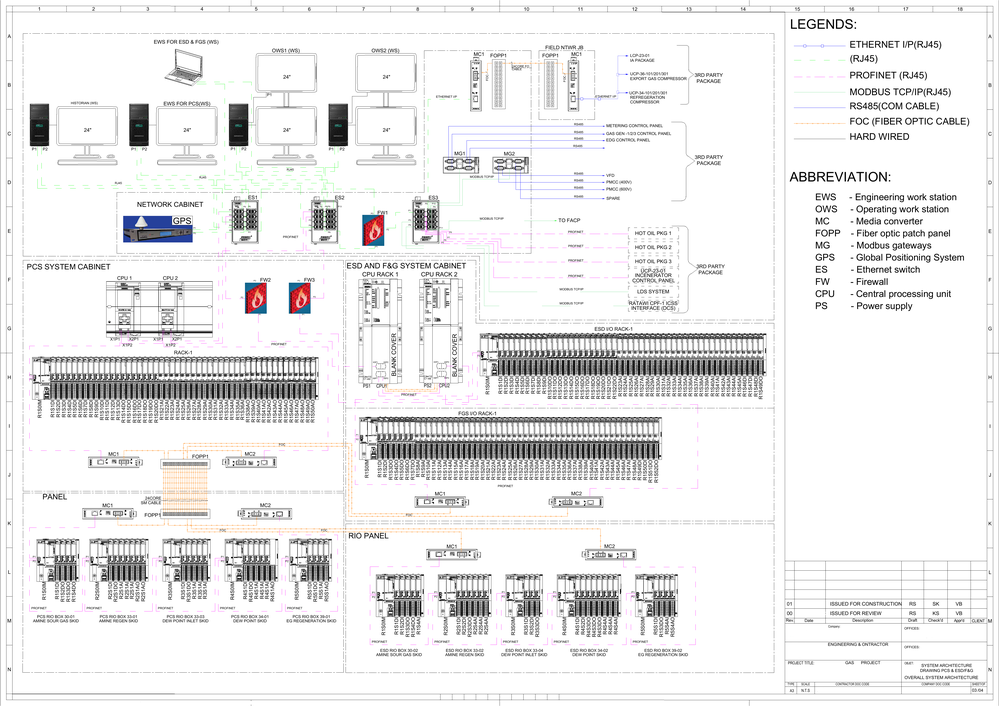
#> input picture example/schema.png, 999 x 706 px, shrunk from 4963 x 3509 before the run
$ python -i morphology.py   (imports and definitions only)
#> lines starting #> are read from the running program, lines starting #| are printed output that depends on the picture
#> further down, picture is the input picture: shape (706, 999, 3); mean B, G, R 235.4, 235.1, 235.6
"""Morphological operations for thin-line enhancement in network diagrams."""

import cv2
import numpy as np


def dilate_lines(img, kernel_size=3, iterations=1):
    """Thicken thin lines via morphological dilation.

    Works on both BGR colour images and single-channel grayscale images.
    For colour images the dilation is computed on a binarised version
    (Otsu threshold on the inverse) and newly-expanded pixels are painted
    black on the original image so that colour information is preserved
    everywhere else.

    Parameters
    ----------
    img : np.ndarray
        Input image (BGR or grayscale).
    kernel_size : int
        Size of the structuring element (ellipse).
    iterations : int
        Number of dilation passes.  0 returns the image unchanged.

    Returns
    -------
    np.ndarray
        Image with thickened lines.
    """
    if iterations <= 0:
        return img

    kernel = cv2.getStructuringElement(cv2.MORPH_ELLIPSE, (kernel_size, kernel_size))

    if img.ndim == 3:
        # Erode the colour image directly: cv2.erode takes the per-channel
        # minimum over the neighbourhood, which spreads dark (line) pixels
        # into the bright (background) while preserving original colours.
        return cv2.erode(img, kernel, iterations=iterations)

    gray = img
    _, binary = cv2.threshold(gray, 0, 255, cv2.THRESH_BINARY_INV + cv2.THRESH_OTSU)
    dilated = cv2.dilate(binary, kernel, iterations=iterations)
    return cv2.bitwise_not(dilated)


def close_gaps(img, kernel_size=3):
    """Close small gaps between line segments using morphological closing.

    Morphological closing (dilation then erosion) connects nearby
    endpoints without noticeably thickening the lines.

    Parameters
    ----------
    img : np.ndarray
        Input image (BGR or grayscale).
    kernel_size : int
        Size of the structuring element used for closing.

    Returns
    -------
    np.ndarray
        Image with gaps closed.
    """
#> called with kernel_size = 3
    kernel = cv2.getStructuringElement(cv2.MORPH_ELLIPSE, (kernel_size, kernel_size))

    if img.ndim == 3:
        # Lines are dark foreground on a bright background.  To close gaps
        # we erode first (spreads dark lines, bridging gaps) then dilate
        # (shrinks them back to roughly original thickness).  This is the
        # inverse of standard morphological closing because the objects of
        # interest are dark, not bright.
        eroded = cv2.erode(img, kernel)
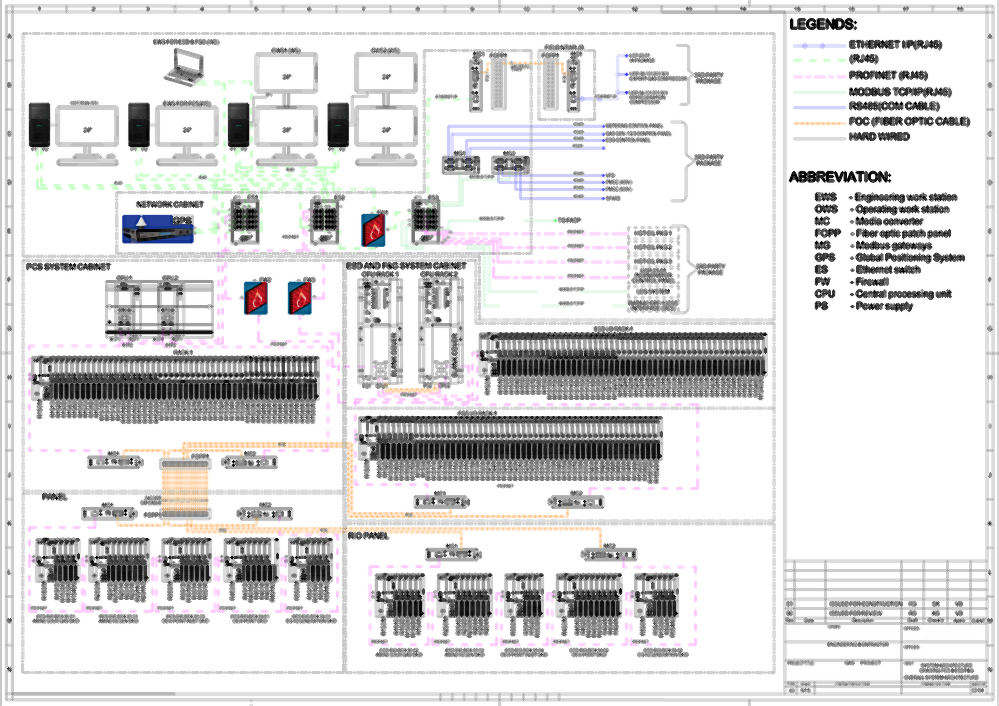
#> eroded: shape (706, 999, 3); mean B, G, R 219.7, 219.3, 220.1
        return cv2.dilate(eroded, kernel)
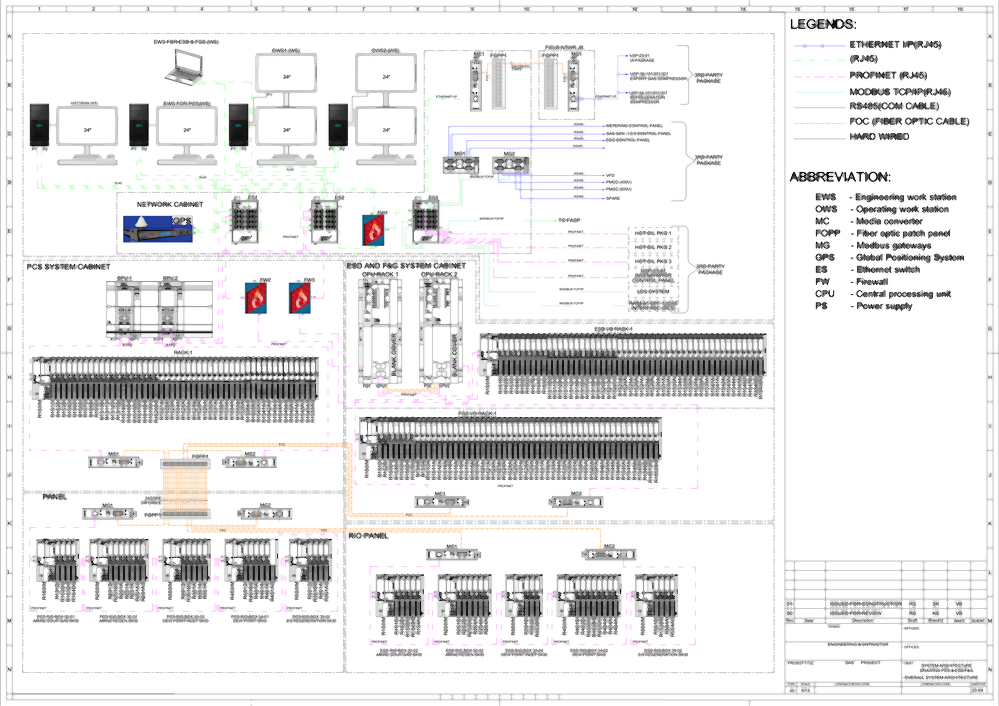
#> returned value: shape (706, 999, 3); mean of channels 0, 1, 2 231.6, 231.3, 231.8; drawn as B, G, R

    gray = img
    _, binary = cv2.threshold(gray, 0, 255, cv2.THRESH_BINARY_INV + cv2.THRESH_OTSU)
    closed = cv2.morphologyEx(binary, cv2.MORPH_CLOSE, kernel)
    return cv2.bitwise_not(closed)

>>> import cv2
>>> picture = cv2.imread('../../../example/schema.png')
>>> result = close_gaps(picture)
